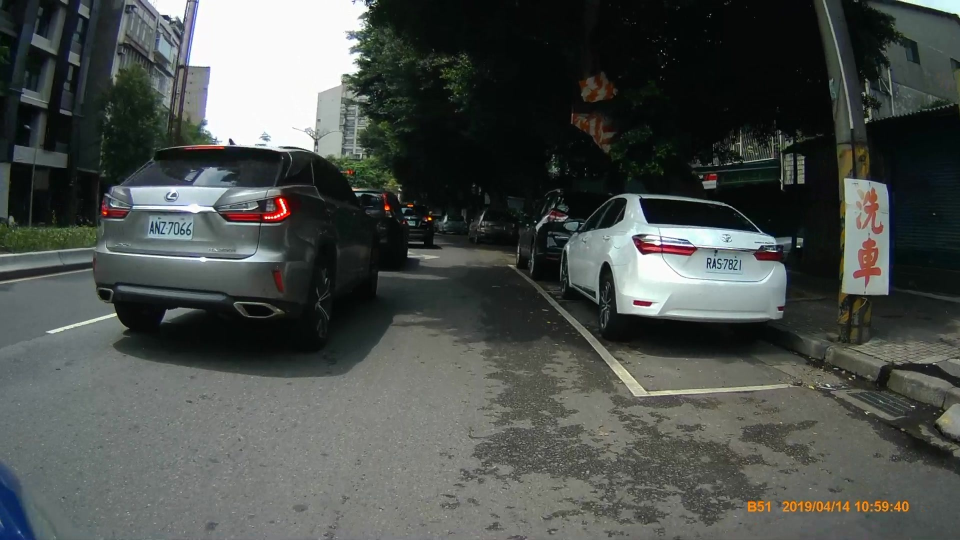
#> input picture COCO_Processing/test_plate/13.jpg, 1920 x 1080 px, given as the content of the folder irlab/Desktop/IMAGE_CROP/DATA_TEST_AUGMENTATION/img_test_rot, which was not available (shown at 1/2 size)
$ python check_only_annotation.py   (older library calls are emulated)
#> lines starting #> are read from the running program, lines starting #| are printed output that depends on the picture
from enum import EnumMeta
import sys
import os
import json
import datetime
from tkinter import image_names
from turtle import title
import numpy as np
import skimage.draw
import cv2
import os
import sys
import random
import itertools
import colorsys
from PIL import Image, ImageDraw
import numpy as np
from skimage.measure import find_contours
import matplotlib.pyplot as plt
from matplotlib import patches,  lines
from matplotlib.patches import Polygon
import IPython.display
import matplotlib.pyplot as plt
import random
#***************
import datetime
import json
import os
import re
import fnmatch
from PIL import Image
import numpy as np
import math
import time
import argparse
import glob
from inference import find_rbbox, resized_img
# [13 lines of commented-out code are left out]
def filter_for_jpeg(root, files):
    file_types = ['*.jpeg', '*.jpg']
    file_types = r'|'.join([fnmatch.translate(x) for x in file_types])
    files = [os.path.join(root, f) for f in files]
    files = [f for f in files if re.match(file_types, f)]

    return files

def filter_for_annotations(root, files, image_filename):
    # print("image_filename:",image_filename)
    file_types = ['*.png']
    file_types = r'|'.join([fnmatch.translate(x) for x in file_types])
    basename_no_extension = os.path.splitext(os.path.basename(image_filename))[0]
    file_name_prefix = basename_no_extension + '.*'
    files = [os.path.join(root, f) for f in files]
    files = [f for f in files if re.match(file_types, f)]
    files = [f for f in files if re.match(file_name_prefix, os.path.splitext(os.path.basename(f))[0])]
    return files
# constants
def magic(numList):
    s = ''.join(map(str, numList))
    return int(s)
def find_annotation(image_filename,TRAIN_ANNOTATION_DIR):
    total_angle = []
    for root, _, files in os.walk(TRAIN_ANNOTATION_DIR):
        annotation_files = filter_for_annotations(root, files, image_filename)
        # print("annotation_files:",annotation_files)
        # go through each associated annotation
        for annotation_filename in annotation_files:
            angle_list = []

            check = 0
            # ----- Xử lý dựa trên tên của annotation file (binary image) ----------#
            #print(annotation_filename)
            file, ext = os.path.splitext(annotation_filename)  # split filename and extension
            # print("file = ", file)
            #print("ext = ", ext)
            name = os.path.basename(file)
            s = len(os.path.basename(file))
            #print("len = ", s)
            l = list(name)
            for i in range(s):
                if l[i] == '_':
                    check = check + 1
                if l[i] != '_' and check==3:
                    angle_list.append(l[i])
                else:
                    continue
            #print("angle_list = ", angle_list)

            angle_int = list(map(int, angle_list))
            angle = magic(angle_int)
            # Clasify the angles (18 CLASSES - 20 degrees each part)

            if (angle > 350 and angle <=360) or (angle >= 0 and angle <= 10):
                angle_cl = 0

            elif (angle > 10 and angle <= 30):
                angle_cl = 1

            elif (angle > 30 and angle <= 50):
                angle_cl = 2

            elif (angle > 50 and angle <= 70):
                angle_cl = 3

            elif (angle > 70 and angle <= 90):
                angle_cl = 4

            elif (angle > 90 and angle <= 110):
                angle_cl = 5

            elif (angle > 110 and angle <= 130):
                angle_cl = 6

            elif (angle > 130 and angle <= 150):
                angle_cl = 7

            elif (angle > 150 and angle <= 170):
                angle_cl = 8

            elif (angle > 170 and angle <= 190):
                angle_cl = 9

            elif (angle > 190 and angle <= 210):
                angle_cl = 10

            elif (angle > 210 and angle <= 230):
                angle_cl = 11

            elif (angle > 230 and angle <= 250):
                angle_cl = 12

            elif (angle > 250 and angle <= 270):
                angle_cl = 13

            elif (angle > 270 and angle <= 290):
                angle_cl = 14

            elif (angle > 290 and angle <= 310):
                angle_cl = 15

            elif (angle > 310 and angle <= 330):
                angle_cl = 16

            elif (angle > 330 and angle <= 350):
                angle_cl = 17
            else:
                continue
            # angle_s = angle_cl
            total_angle.append(angle_cl)
        return annotation_files, total_angle
def color_radom(i):
    r = random.randint(50,255)
    g = random.randint(50,100)
    b = random.randint(50,255)
    rgb = [r,g,b]
    return rgb
if __name__ =="__main__":
    TRAIN_ANNOTATION_DIR = "/home/airlab/Desktop/IMAGE_CROP/DATA_TEST_AUGMENTATION/an_test_rot"
    parser = argparse.ArgumentParser(description='Process some integers.')
    parser.add_argument('--path_img', default= "/home/airlab/Desktop/IMAGE_CROP/DATA_TEST_AUGMENTATION/img_test_rot", type=str, required=False,
                        help= 'choose the function to check annotation or json')
    args = parser.parse_args()
    print("this is path", args.path_img)
    filenames = sorted(glob.glob(args.path_img + "/*.jpg")) #read all files in the path mentioned
    number_image = 1
    segmentation_id = 1
    for index_1,image_name in enumerate(filenames):
        print("image_filename:",image_name)
        image_original = cv2.imread(image_name)
#> image_original is the input picture: shape (1080, 1920, 3); mean B, G, R 75.8, 79.1, 74.5
        image_color = cv2.imread(image_name)
        file, ext = os.path.splitext(image_name)
        file = str(file).split('/')[-1]
        annotation_files, angles_all = find_annotation(image_filename=image_name, TRAIN_ANNOTATION_DIR=TRAIN_ANNOTATION_DIR)
        print("annotation_file:",annotation_files)
        print("angle of model:", angles_all)
        angles, points, lengths = [], [], []
        overlay = image_color.copy()
        image_only_contour = overlay.copy()
        for i in range(len(annotation_files)):
            # print("current mask", annotation_files[i])
            image_mask = cv2.imread(annotation_files[i])
            gray = cv2.cvtColor(image_mask, cv2.COLOR_BGR2GRAY)
            ret, thresh = cv2.threshold(gray,127,255,cv2.THRESH_BINARY)
            cnts, hierarchy = cv2.findContours(thresh, cv2.RETR_EXTERNAL,cv2.CHAIN_APPROX_SIMPLE)
            # for i in range(len(point_cnt)):cv2.fillPoly(image_backgorund, point_cnt[i], color_radom(len(point_cnt)))
            # img_with_overlay = cv2.normalize(np.int64(image_color) * image_backgorund, None, 0, 255, cv2.NORM_MINMAX, cv2.CV_8U)
            cv2.drawContours(image_only_contour, cnts, -1, (0, 0, 255), 1)
            for (i_x,cnt) in enumerate(cnts):
                cv2.fillPoly(overlay, [cnt] ,color_radom(i))
                cv2.addWeighted(overlay, 0.5, image_color, 1 - 0.5,0,image_color)
            # print("angle", angles_all[i])
            find_rbbox(image_color,gray,angles_all[i]*20)
            cv2.drawContours(image_color, cnts, -1, (0, 0, 0), 1)
            find_rbbox(image_only_contour,gray,angles_all[i]*20)
        concate_img = np.concatenate((image_color,image_only_contour),axis=1)
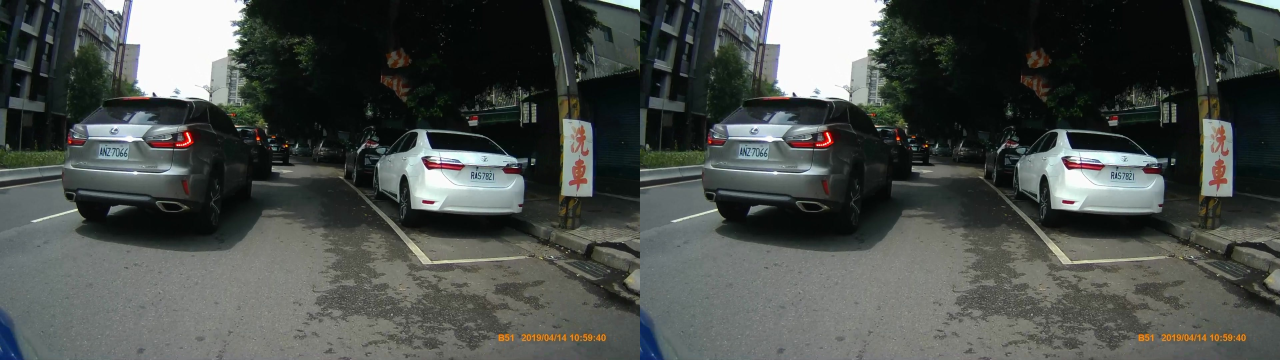
#> concate_img: shape (1080, 3840, 3) (shown at 1/3 size); mean B, G, R 75.8, 79.1, 74.5
        image_white = np.zeros((456,concate_img.shape[1],3),np.uint8)
        image_white.fill(2555)
#> image_white: shape (456, 3840, 3); every value is 251
#> (the run stopped early here; a loop or call above may not have finished)

$ run again, on COCO_Processing/test_plate/14.jpg
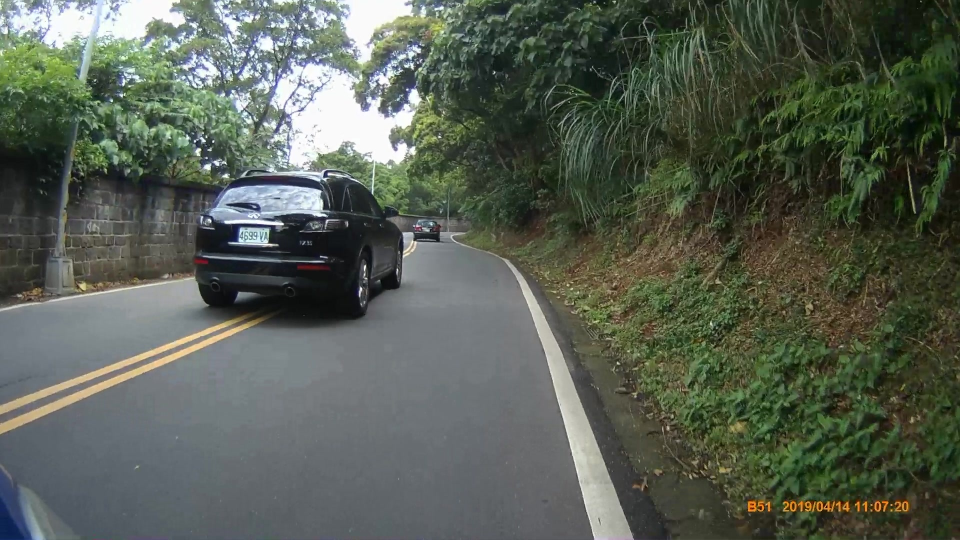
#> input picture COCO_Processing/test_plate/14.jpg, 1920 x 1080 px, given as the content of the folder irlab/Desktop/IMAGE_CROP/DATA_TEST_AUGMENTATION/img_test_rot, which was not available (shown at 1/2 size)
#> image_original is the input picture: shape (1080, 1920, 3); mean B, G, R 82.6, 94.2, 86.7
#> `concate_img = np.concatenate((image_color,image_only_contour),axis=1)`:
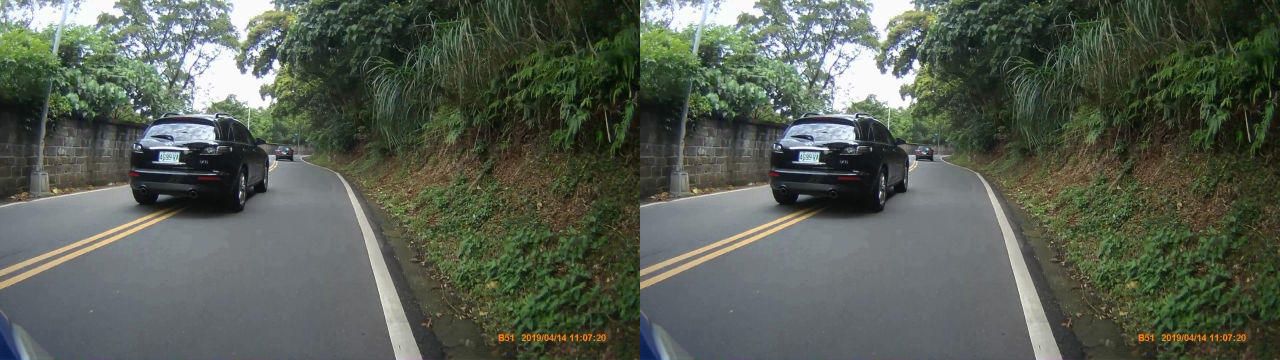
#> concate_img: shape (1080, 3840, 3) (shown at 1/3 size); mean B, G, R 82.6, 94.2, 86.7
#> image_white: shape (456, 3840, 3); every value is 251

$ run again, on COCO_Processing/test_plate/15.jpg
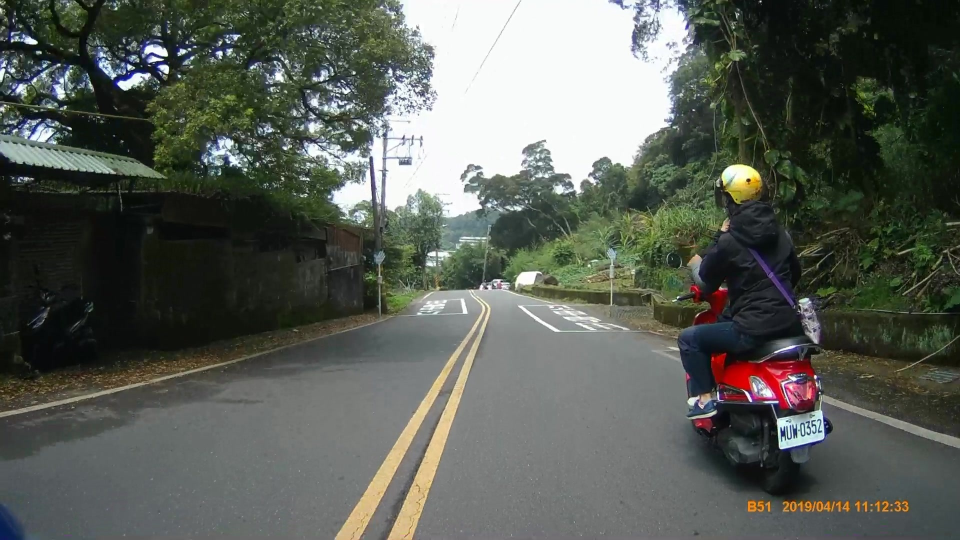
#> input picture COCO_Processing/test_plate/15.jpg, 1920 x 1080 px, given as the content of the folder irlab/Desktop/IMAGE_CROP/DATA_TEST_AUGMENTATION/img_test_rot, which was not available (shown at 1/2 size)
#> image_original is the input picture: shape (1080, 1920, 3); mean B, G, R 86.8, 94.3, 89.7
#> `concate_img = np.concatenate((image_color,image_only_contour),axis=1)`:
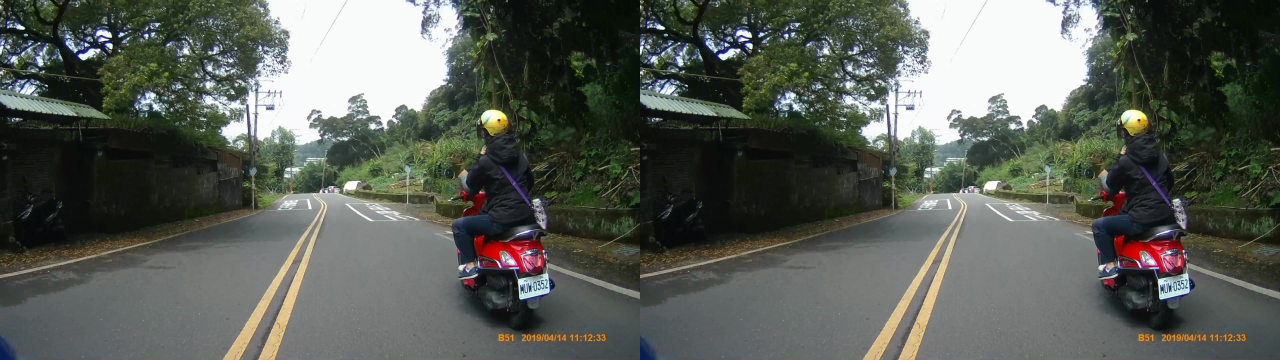
#> concate_img: shape (1080, 3840, 3) (shown at 1/3 size); mean B, G, R 86.8, 94.3, 89.7
#> image_white: shape (456, 3840, 3); every value is 251
